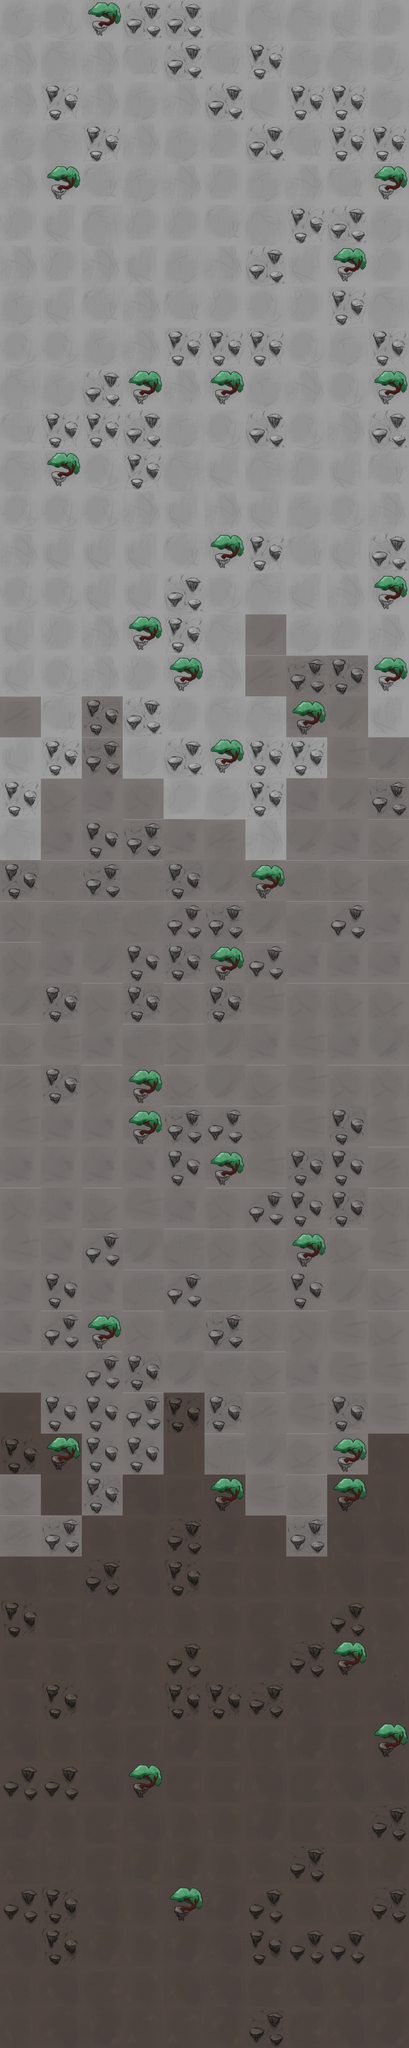

Below is a game level as drawn by its tile map, then a one-line description and the .tmx file that defines it, in full:
An orthogonal 10x50 tile map with 128x128 px tiles, 2 tile layers (gameover, background).

<map version="1.10" tiledversion="1.11.1-99-gec89c545" orientation="orthogonal" renderorder="right-down" width="10" height="50" tilewidth="128" tileheight="128" infinite="0" nextlayerid="3" nextobjectid="1">
 <tileset firstgid="1" name="Bez_nazvania862_20250608014837" tilewidth="128" tileheight="128" tilecount="36" columns="6">
  <image source="goraTileset.png" width="768" height="768" />
 </tileset>
 <layer id="2" name="gameover" width="10" height="50">
  <data encoding="csv">
0,0,0,0,0,0,0,0,0,0,
0,0,0,0,0,0,0,0,0,0,
0,0,0,0,0,0,0,0,0,0,
0,0,0,0,0,0,0,0,0,0,
0,0,0,0,0,0,0,0,0,0,
0,0,0,0,0,0,0,0,0,0,
0,0,0,0,0,0,0,0,0,0,
0,0,0,0,0,0,0,0,0,0,
0,0,0,0,0,0,0,0,0,0,
0,0,0,0,0,0,0,0,0,0,
0,0,0,0,0,0,0,0,0,0,
0,0,0,0,0,0,0,0,0,0,
0,0,0,0,0,0,0,0,0,0,
0,0,0,0,0,0,0,0,0,0,
0,0,0,0,0,0,0,0,0,0,
0,0,0,0,0,0,0,0,0,0,
0,0,0,0,0,0,0,0,0,0,
0,0,0,0,0,0,0,0,0,0,
0,0,0,0,0,0,0,0,0,0,
0,0,0,0,0,0,0,0,0,0,
0,0,0,0,0,0,0,0,0,0,
0,0,0,0,0,0,0,0,0,0,
0,0,0,0,0,0,0,0,0,0,
0,0,0,0,0,0,0,0,0,0,
0,0,0,0,0,0,0,0,0,0,
0,0,0,0,0,0,0,0,0,0,
0,0,0,0,0,0,0,0,0,0,
0,0,0,0,0,0,0,0,0,0,
0,0,0,0,0,0,0,0,0,0,
0,0,0,0,0,0,0,0,0,0,
0,0,0,0,0,0,0,0,0,0,
0,0,0,0,0,0,0,0,0,0,
0,0,0,0,0,0,0,0,0,0,
0,0,0,0,0,0,0,0,0,0,
0,0,0,0,0,0,0,0,0,0,
0,0,0,0,0,0,0,0,0,0,
0,0,0,0,0,0,0,0,0,0,
0,0,0,0,0,0,0,0,0,0,
0,0,0,0,0,0,0,0,0,0,
0,0,0,0,0,0,0,0,0,0,
0,0,0,0,0,0,0,0,0,0,
0,0,0,0,0,0,0,0,0,0,
0,0,0,0,0,0,0,0,0,0,
0,0,0,0,0,0,0,0,0,0,
0,0,0,0,0,0,0,0,0,0,
0,0,0,0,0,0,0,0,0,0,
0,0,0,0,0,0,0,0,0,0,
0,0,0,0,0,0,0,0,0,0,
0,0,0,0,0,0,0,0,0,0,
32,32,32,32,32,32,32,32,32,32
</data>
 </layer>
 <layer id="1" name="background" width="10" height="50">
  <data encoding="csv">
2,12,10,3,3,6,4,4,6,11,
5,4,5,8,3,8,9,2,4,12,
5,9,5,2,5,3,6,9,9,2,
2,4,9,5,2,11,3,8,9,9,
5,10,8,2,5,11,2,5,8,10,
11,6,4,11,11,8,4,9,3,2,
5,11,5,6,2,5,3,6,10,11,
2,6,8,5,8,11,12,11,9,4,
12,12,2,5,9,9,9,12,2,9,
4,2,3,10,5,10,2,5,12,10,
8,9,9,3,2,12,3,12,5,3,
4,10,12,9,4,6,4,11,6,8,
12,12,12,5,6,5,6,2,12,5,
5,6,6,6,8,10,9,8,6,3,
12,12,6,6,3,12,4,6,5,10,
6,11,5,10,9,4,20,2,11,5,
6,12,5,11,10,5,16,15,21,10,
16,8,21,3,11,4,4,22,20,6,
6,9,15,2,3,10,9,9,24,20,
9,18,23,17,11,2,9,23,20,15,
4,23,19,15,23,16,5,20,23,18,
21,14,15,14,21,20,22,14,18,14,
17,14,14,14,13,15,20,14,13,23,
17,23,20,19,21,22,13,23,23,23,
20,21,17,21,17,21,24,17,18,18,
18,24,23,14,17,20,23,24,23,20,
16,21,17,22,18,20,18,24,17,17,
24,23,23,22,15,13,18,24,21,24,
23,23,23,23,19,22,24,21,19,16,
17,23,18,24,23,17,13,19,21,17,
24,23,13,20,14,17,17,22,18,24,
23,19,23,14,13,14,16,19,20,18,
23,13,22,17,20,15,17,17,24,18,
14,14,13,21,20,14,18,23,24,24,
30,19,19,13,33,21,16,24,21,24,
33,34,19,19,26,14,20,18,22,28,
18,30,21,35,30,34,24,18,34,26,
16,15,29,30,27,36,29,15,35,35,
35,28,27,35,33,30,26,29,35,30,
33,30,32,32,29,29,30,29,25,29,
30,29,30,29,25,26,36,27,34,32,
29,33,36,28,33,33,27,28,26,35,
35,29,35,30,36,30,30,36,30,34,
25,25,35,34,30,30,35,30,35,35,
36,29,30,35,29,29,36,30,29,27,
28,32,30,36,36,29,28,27,29,36,
25,33,35,29,34,36,25,29,26,27,
35,33,36,29,36,35,31,25,25,32,
26,35,30,29,35,35,30,35,35,36,
26,35,36,28,28,36,27,30,35,36
</data>
 </layer>
</map>